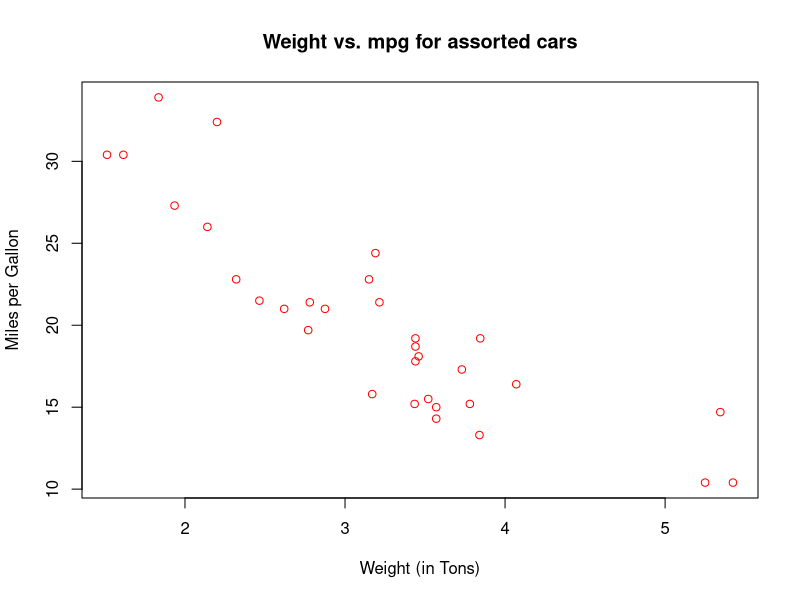
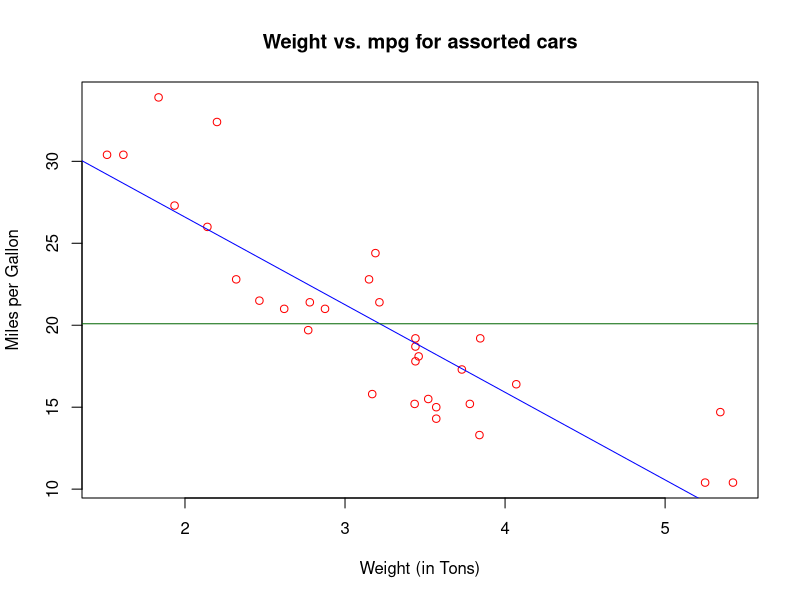
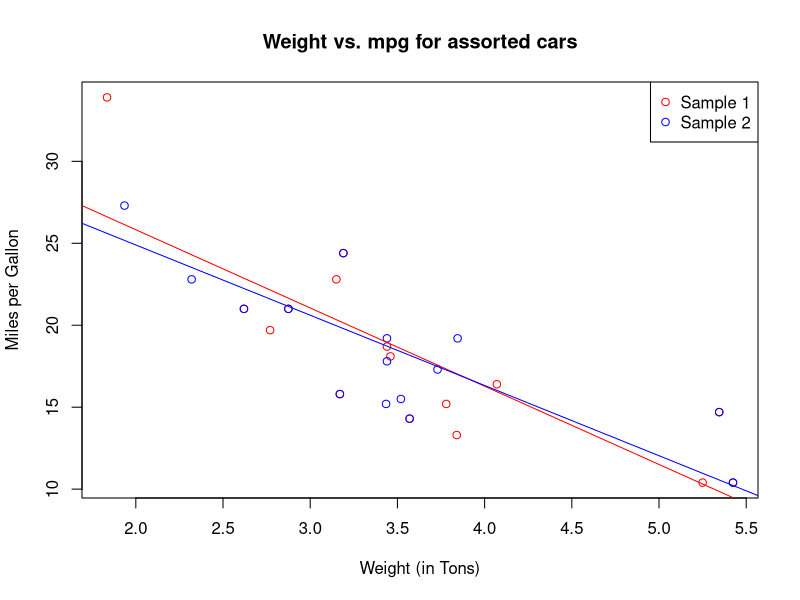

These charts were generated, in order, by the following R code:
# Load the data 
data(mtcars)
############################################
attach(mtcars) 
# The above is generally not reccomended
# but it allows us to access variables 
# without having to reference the dataset

#Take a at the variables 
head(mtcars, 10)

# first scatter plot 
png(file="scatter1.png",width=1200, height=700, res=150) # To save the plot
plot(wt,mpg, main = "Weight vs. mpg for assorted cars", xlab = "Weight (in Tons)", ylab = "Miles per Gallon", col = "red")
dev.off()

# scatter plot with regression and y-bar lines 
png(file="scatter2.png",width=1200, height=700, res=150) # To save the plot 
plot(wt,mpg, main = "Weight vs. mpg for assorted cars", xlab = "Weight (in Tons)", ylab = "Miles per Gallon", col = "red")
abline(lm(mpg ~ wt), col = "blue")
abline(a= mean(mpg),  b= 0, col = "dark green")
dev.off()

# summarize regression of weight against mpg
summary(lm(mpg ~ wt))

# Lets create two different scatter plots by subsampling our data
sample1 = mtcars[sample(nrow(mtcars), 16), ]
sample2 = mtcars[sample(nrow(mtcars), 16), ]

png(file = "scatter3.png", width = 1200, height = 700, res = 150)
plot(sample1$wt, sample1$mpg, main = "Weight vs. mpg for assorted cars", xlab = "Weight (in Tons)", ylab = "Miles per Gallon", col = "red")
points(sample2$wt, sample2$mpg, col = "blue")
abline(lm(mpg ~ wt, data = sample1), col = "red")
abline(lm(mpg ~ wt, data = sample2), col = "blue")
legend(x = "topright", col = c("red", "blue"), legend = c("Sample 1", "Sample 2"), pch = 1)
dev.off()

# Summaries of the regressions from the two samples
summary(lm(mpg ~ wt, data = sample1))
summary(lm(mpg ~ wt, data = sample2))



mean(sample1$mpg)
